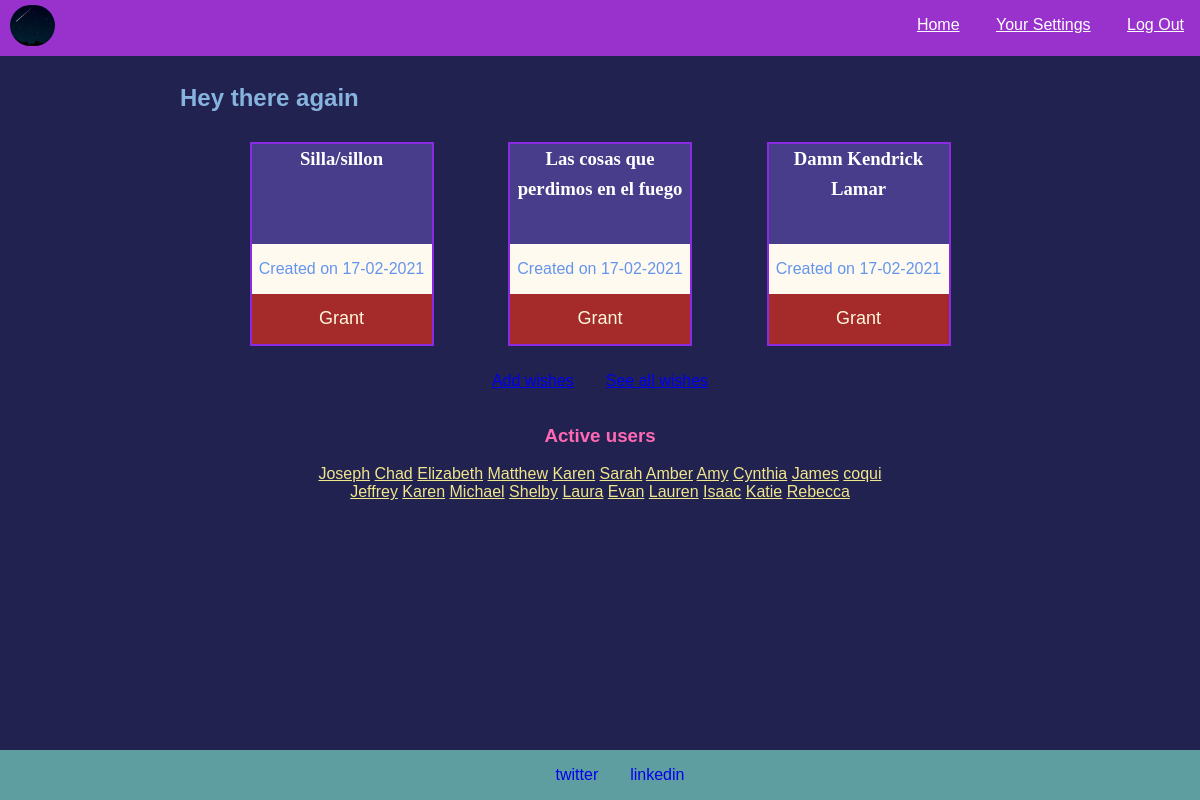
/ (signed in), run on the app's committed database.
### app.py (models this page shows)
class Product(db.Model):
    id = db.Column(db.Integer, primary_key=True)
    name = db.Column(db.String(50), nullable=False)
    link = db.Column(db.Text, nullable=False)
    store = db.Column(db.String(5), nullable=False) # puede ser nullable esto?
    additional = db.Column(db.String(140))
    user_id = db.Column(db.Integer, db.ForeignKey("user.id"), nullable=False)
    created =  db.Column(db.DateTime, default=datetime.now)

class User(db.Model):
    id = db.Column(db.Integer, primary_key=True)
    username = db.Column(db.String(20), nullable=False)
    password = db.Column(db.String(100), nullable=False)
    email = db.Column(db.String(40), nullable=False)
    active = db.Column(db.DateTime, default=datetime.now)
    products = db.relationship("Product", backref="user")

### app.py (the view)
@app.route("/")
@login_required
def index():
    user_id = session["user_id"]
    elements = Product.query.filter_by(user_id=user_id).all()
    others = User.query.filter(User.id.isnot(user_id)).all()
    print(elements)
    print(f"These are the other users:\n{others}")
    return render_template("index.html", cards=elements[:3], users=others)

### app.py (called while the page is built)
@app.template_filter()
def datetimeformat(date, format='%d-%m-%Y'):
    return date.strftime(format)

@app.after_request
def after_request(response):
    response.headers["Cache-Control"] = "no-cache, no-store, must-revalidate"
    response.headers["Expires"] = 0
    response.headers["Pragma"] = "no-cache"
    return response

### helpers.py (called while the page is built)
def login_required(f):
    @wraps(f)
    def decorated_function(*args, **kwargs):
        if session.get("user_id") is None:
            return redirect("/login")
        return f(*args, **kwargs)
    return decorated_function

### templates/index.html
{% extends "base.html" %}
{% block main %}
<h2>Hey there again</h2>
<div class="main-frame">
    <div class="myitems-div">
        {% if cards|length > 0 %}
            <div class="cards-container">
                {% for card in cards %}
                <div class="card">
                    <h3 class="card-title">{{card.name}}</h3>
                    <p>Created on {{card.created|datetimeformat}}</p>
                    <button onclick="window.open('{{card.link}}','_blank');" class="card-btn" type="button">Grant</button>
                </div>
                {% endfor %}
            </div>
            <div class="options-main">
                <p><a href="{{url_for('add_product')}}">Add wishes</a></p>
                <p><a href="{{url_for('my_wishes')}}">See all wishes</a></p>
            </div>
        {% else %}
            <p>You don't have any listed wish yet. <a href="{{url_for('add_product')}}">Add some</a></p>
        {% endif %}
    </div>
    <div class="explore-users">
        <h3>Active users</h3>
        {% for user in users %}
        <a href="{{url_for('view_user',id=user.id)}}">{{user.username}}</a>
        {% endfor %}
    </div>
</div>
{% endblock %}

### static/styles.css (style rules this page uses)
body, html { margin:0; height:100%; position:relative; }
.options-main { display:flex; flex-direction:row; justify-content: center; }
.options-main p { margin:1rem; }
.cards-container { display:flex; flex-direction:row; justify-content:space-evenly; flex-wrap:wrap; }
.card { position:relative; width:180px; height:200px; border:2px solid blueviolet; text-align:center; margin:10px 5px; }
.card-btn { width:100%; background-color: brown; border:none; color:cornsilk; display:inline-block; font-size:large; height:50px; margin-bottom:0; }
.card-title { height:100px; background-color: darkslateblue; color:white; font-family:tahoma; font-weight: bolder; line-height:30px; margin:0; }
.card p, .visited-card p { background-color:floralwhite; color:cornflowerblue; height:50px; line-height:50px; margin:0; }
.explore-users { color:hotpink; margin:0 auto; width:70%; text-align: center; }
.explore-users a:link { color:khaki; }

### data on the page
Product: name "Silla/sillon", created "17-02-2021"
Product: name "Las cosas que perdimos en el fuego", created "17-02-2021"
Product: name "Damn Kendrick Lamar", created "17-02-2021"
User: username "Joseph"
User: username "Chad"
User: username "Elizabeth"
User: username "Matthew"
User: username "Karen"
User: username "Sarah"
User: username "Amber"
User: username "Amy"
User: username "Cynthia"
User: username "James"
User: username "coqui"
User: username "Jeffrey"
User: username "Karen"
User: username "Michael"
User: username "Shelby"
User: username "Laura"
User: username "Evan"
User: username "Lauren"
User: username "Isaac"
User: username "Katie"
User: username "Rebecca"
